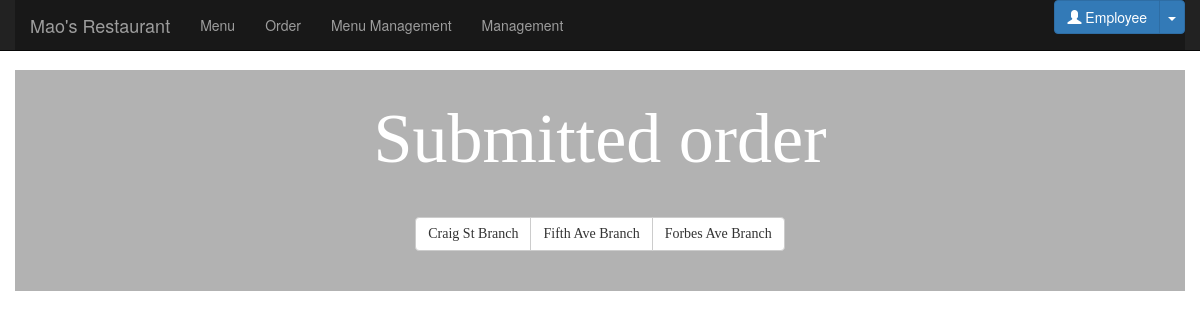
The page /submitted_order/ on the database its author committed.
### menuserver/models.py (models this page shows, shortened)
class Stores(models.Model):
    store_id = models.CharField(max_length = 100, unique=True)
    name = models.CharField(max_length = 200)
    address = models.CharField(max_length = 500)
    class Meta:
        verbose_name = 'store'
        verbose_name_plural = 'stores'

### menuserver/views.py (the view, shortened to what this page needs)
# urls.py: url(r'^submitted_order/', views.submitted_order, name='Submitted Orders'),
def submitted_order(request):
    if request.method == 'GET':
        stores = Stores.objects.order_by('store_id')
        return render(request, 'menuserver/submitted_order.html', {'stores': stores})

### menuserver/templates/menuserver/submitted_order.html (shortened to what this page needs)
<!DOCTYPE html>
{% load staticfiles %}
<html>
<head>
  <link rel="stylesheet" type="text/css" href="https://maxcdn.bootstrapcdn.com/bootstrap/3.3.5/css/bootstrap.min.css">
  <link rel="stylesheet" type="text/css" href="https://maxcdn.bootstrapcdn.com/font-awesome/4.4.0/css/font-awesome.min.css">
  <link rel="stylesheet" type="text/css" href="{% static 'css/submitted_order.css' %}">
</head>
<body>
  <nav class="navbar navbar-inverse navbar-fixed-top">
    <div class="container">
      <div class="navbar-header">
        <a href="/main/" class="navbar-brand">Mao's Restaurant</a>
      </div>
      <div class="collapse navbar-collapse" id="bs-nav-demo">
        <ul class="nav navbar-nav">
          <li><a href="/menu/">Menu</a></li>
          <li><a href="/order/">Order</a></li>
          <li><a href="/menu_management/">Menu Management</a></li>
          <li><a href="/store_manager_employee/">Management</a></li>
        </ul>
        <ul class="nav navbar-nav navbar-right">
          <li id="identity">
            <div class="btn-group">
              <a class="btn btn-primary" href="#"><i class="glyphicon glyphicon-user"></i> Employee</a>
              <a class="btn btn-primary dropdown-toggle" data-toggle="dropdown" href="#"><span class="caret"></span></a>
            </div>
          </li>
        </ul>
      </div>
    </div>
  </nav>
  <div class="container">
    <h1 class="menu">
      Submitted order
    </h1>
    <div class="chain-stores">
      <form action='/submitted_order/' method='POST'>
      <div class="btn-group">
        {% if stores %}
        {% for store in stores %}
        <button class="btn btn-default" type="submit" name="chosen-store" value="{{store.store_id}}">{{store.name}}</button>
        {% endfor %}
        {% endif %}
      </div>
      </form>
    </div>
  </div>
</body>
</html>

### menuserver/static/css/submitted_order.css (style rules this page uses)
body { padding-top: 70px; background: url("https://images.unsplash.com/photo-1559847844-5315695dadae?ixlib=rb-1.2.1&auto=format&fit=crop&w=1480&q=80"); background-size: 100%; background-attachment: fixed; background-repeat： no-repeat; }
h1 { font-family: chalkduster; font-size: 70px; font-weight: 500; color: white; padding-top: 10px; text-align: center; padding-bottom: 30px; }
.container { background-color: rgba(0, 0, 0, 0.3); }
.chain-stores { font-family: Avenir Next; font-size: 16px; text-align: center; margin-bottom: 40px; margin-top: 0px; }

### rows shown on the page
Stores: {{ store.store_id }} 01 (drawn), name "Craig St Branch"
Stores: {{ store.store_id }} 02 (drawn), name "Fifth Ave Branch"
Stores: {{ store.store_id }} 03 (drawn), name "Forbes Ave Branch"
